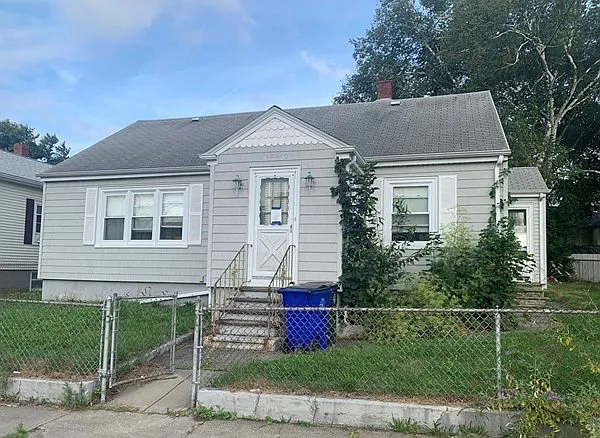
#> input picture JaysJPEGTest/pic.jpeg, 600 x 438 px, found by its file name
$ python jpegtest.py
#> lines starting #> are read from the running program, lines starting #| are printed output that depends on the picture
from PIL import Image
import zlib
import numpy as np

def compress_image(image_path):
    # Open the image using PIL and convert to grayscale
#> called with image_path = 'JaysJPEGTest/pic.jpeg'
    image = Image.open(image_path).convert('L')
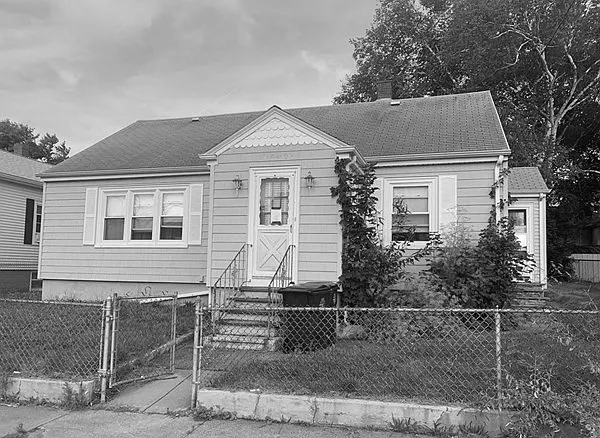
#> image: PIL image 600x438 L; min 0, max 255, mean 131

    # Convert the grayscale image to a NumPy array
    image_array = np.array(image)

    # Compress the image array using zlib
    compressed_data = zlib.compress(image_array.tobytes())

    # Return the compressed data
    return compressed_data

def decompress_image(compressed_data, output_path, image_size):
    # Decompress the data using zlib
    decompressed_data = zlib.decompress(compressed_data)

    # Convert the decompressed data back to a NumPy array
    image_array = np.frombuffer(decompressed_data, dtype=np.uint8)

    # Reshape the array to the original image size
    image_array = image_array.reshape(image_size)

    # Create a PIL image from the array
    image = Image.fromarray(image_array)

    # Save the decompressed image
    image.save(output_path)

# Path to the original image
original_image_path = 'JaysJPEGTest/pic.jpeg'

# Compress the image and retrieve the compressed data
compressed_data = compress_image(original_image_path)

# Path to save the decompressed image
output_image_path = 'JaysJPEGTest/newpic.jpeg'

# Get the size of the original image
with Image.open(original_image_path) as image:
#> image is the input picture: PIL image 600x438 RGB; mean R, G, B 119.2, 135.7, 137.9
    image_size = image.size
#> image_size = (600, 438)

# Decompress the data and save the image
decompress_image(compressed_data, output_image_path, image_size)
#> in decompress_image, `image = Image.fromarray(image_array)`:
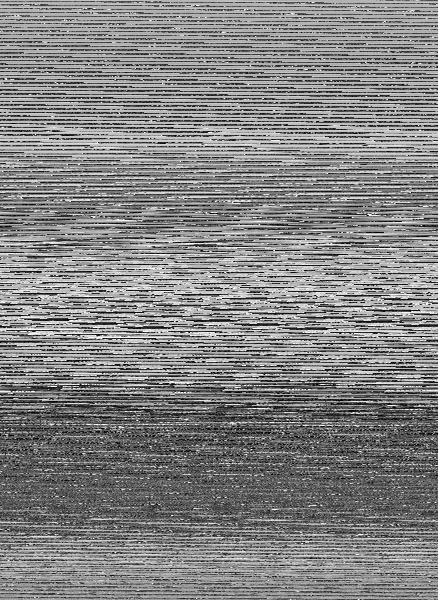
#> image: PIL image 438x600 L; min 0, max 255, mean 131
